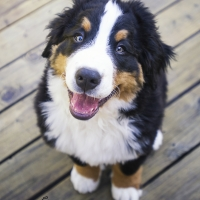
%> input picture dog.jpg, 200 x 200 px
$ octave image_compression.m   (GNU Octave 9; MATLAB toolbox functions it lacks are replaced by stand-ins)
%> lines starting %> are read from the running program, lines starting %| are printed output that depends on the picture
I = imread('dog.jpg'); % Read image as a matrix.
%> I is the input picture: size 200x200x3 uint8; mean R, G, B 139.4, 135.5, 135.4
A = rgb2gray(I); % Convert to grayscale.
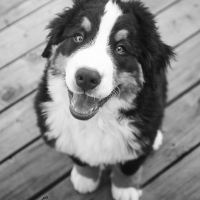
%> A: size 200x200 uint8; min 13, max 254, mean 136.6

% These commands convert the entries of A to numbers between 0 and 1.
A = double(A);
%> A: size 200x200 double
A = A-min(A(:));
A = A/max(A(:));

m = size(A,1); % number of rows
%> m = 200
n = size(A,2); % number of columns
%> n = 200
p = min(m,n); % number of singular values that will be in Sigma
%> p = 200

[U,S,V] = svd(A);
SP = S; % Make copy of S (Sigma)

k = 10; % Number of singular values to keep

% This loop deletes all singular values after the k-th one
for i=[k+1:p]
    SP(i,i)=0;
end;

% Construct the compressed image
AP = U*SP*transpose(V);

% Display image
imshow(AP,'border','tight');
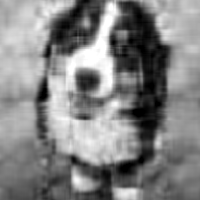
%> displayed picture: size 200x200, on the screen's scale of 0 to 255; min 0, max 255, mean 130.8

norm(SP,'fro')/norm(S,'fro')
%> ans = 0.991
